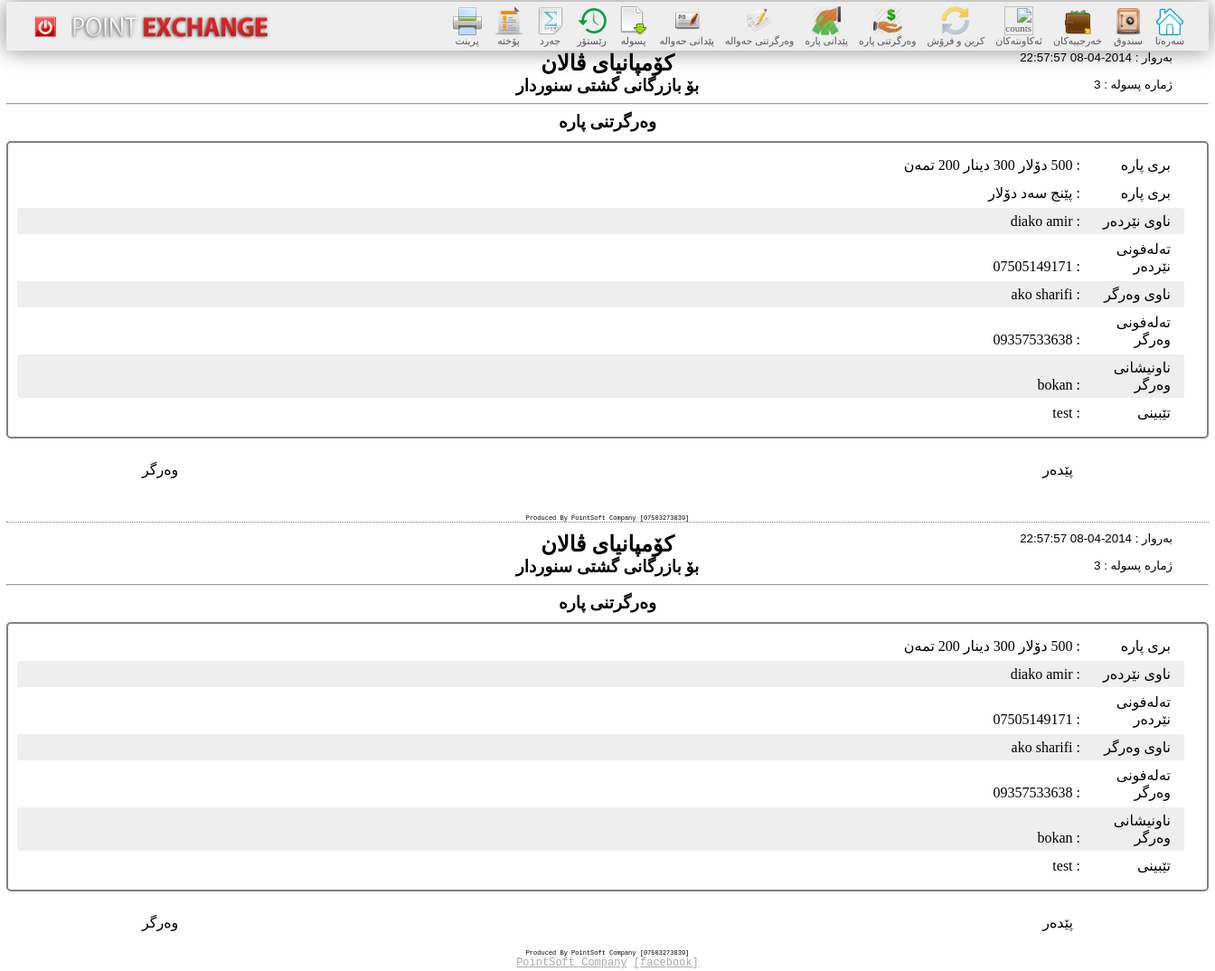
The app's page /order_payment_view.php?id=3 (signed in) with its own data.
### tables this page shows
CREATE TABLE IF NOT EXISTS `order_payment` (
  `id` int(11) NOT NULL AUTO_INCREMENT,
  `id_user` int(11) DEFAULT NULL,
  `date_time` datetime DEFAULT NULL,
  `a_dollar` decimal(20,0) DEFAULT NULL,
  `a_dinar` decimal(20,0) DEFAULT NULL,
  `a_tman` decimal(20,0) DEFAULT NULL,
  `sender_name` varchar(100) DEFAULT NULL,
  `sender_phone` varchar(100) DEFAULT NULL,
  `reciever_name` varchar(100) NOT NULL,
  `reciever_phone` varchar(100) DEFAULT NULL,
  `reciever_address` varchar(200) DEFAULT NULL,
  `state` varchar(50) DEFAULT NULL,
  `detail` varchar(200) DEFAULT NULL,
  PRIMARY KEY (`id`)
);

### class/order_payment.class.php (called while the page is built, shortened)
<?php
require_once 'database.class.php';
class order_payment extends database{
	private static $TABLE = 'order_payment';
	public static function get_order_payment_info($id){
		try{
			$sql = "SELECT * FROM ".self::$TABLE." WHERE id = :id";
			$stmt = self::$PDO->prepare($sql);
			$stmt->bindParam(':id',$id,PDO::PARAM_INT);
			$stmt->execute();
			$row = $stmt->fetch(PDO::FETCH_ASSOC);
			return $row;
		}
		catch(PDOException $e){
			echo 'Error: [order_payment.class.php/function get_order_payment_info]'.$e->getMessage().'<br>';
			die();
		}
	}
}
?>

### class/database.class.php (called while the page is built, shortened)
<?php
function dsh_money($money,$decimal_check = 2,$symbol = null){
	$negative = false;
	$decimal = $money - intval($money);
	$arr = array();
	if($money !== 0)
		while($money){
			$part = strval($money % 1000);
			$len = strlen($part);
			$money =intval($money/1000);
			array_push($arr, $part);
		}
	else
		$arr = array(0);
	$arr = array_reverse($arr);
	$str = implode(',', $arr);
	return $str;
}
function money_to_word($number)
{
    $max_size = pow(10,18);
    if (is_int($number) && $number < abs($max_size))
    {
        switch ($number)
        {
            case 5:
                $string = "پێنج";
                break;
            case $number < pow(10,3):
                $prefix = money_to_word(intval(floor($number/pow(10,2)))) . " سەد";
                $string = $prefix . @$suffix;
                break;
        }
    } else
    {
        echo "ERROR with - $number<br/> Number must be an integer between -" . number_format($max_size, 0, ".", ",") . " and " . number_format($max_size, 0, ".", ",") . " exclussive.";
    }
    return $string;
}
?>

### order_payment_view.php (the view, shortened to what this page needs)
<?php
	require_once 'class/database.class.php';
	require_once 'class/order_payment.class.php';
	$order_payment_info = order_payment::get_order_payment_info(@$_GET['id']);
	$money = '';
	if($order_payment_info['a_dollar'])
		$money .= dsh_money($order_payment_info['a_dollar']).' دۆلار ';
	if($order_payment_info['a_dinar'])
		$money .= dsh_money($order_payment_info['a_dinar']).' دینار ';
	if($order_payment_info['a_tman'])
		$money .= dsh_money($order_payment_info['a_tman']).' تمەن ';
?>
<html>
<?php require_once 'head_tag.php'; ?>
  <body>
  	<div id="wrapper">
  		<?php require_once 'nav.php'; ?>
  		<div id="main">
			<section>
				<h2>کۆمپانیای ڤالان</h2>
				<h3>بۆ بازرگانی گشتی سنوردار</h3>
				<div class="corner">
					<p>بەروار : <?php echo $order_payment_info['date_time']; ?></p>
					<p>ژمارە پسوله : <?php echo $order_payment_info['id']; ?></p>
				</div>
				<hr>
				<h3>وەرگرتنی پاره</h3>
				<div class="package">
					<p><span> بری پاره  </span>: <?php echo $money ?> </p>
					<p><span> بری پاره  </span>: <?php echo money_to_word(intval($order_payment_info['a_dollar'])); ?> دۆلار</p>
					<p class="ee"><span> ناوی نێردەر </span>: <?php echo $order_payment_info['sender_name']; ?></p>
					<p><span> تەلەفونی نێردەر </span>: <?php echo $order_payment_info['sender_phone']; ?></p>
					<p class="ee"><span> ناوی وەرگر </span>: <?php echo $order_payment_info['reciever_name']; ?></p>
					<p><span> تەلەفونی وەرگر </span>: <?php echo $order_payment_info['reciever_phone']; ?></p>
					<p class="ee"><span> ناونیشانی وەرگر </span>: <?php echo $order_payment_info['reciever_address']; ?></p>
					<p><span> تێبینی </span>: <?php echo $order_payment_info['detail']; ?></p>
				</div>
				<div class="pedar">پێدەر</div>
				<div class="warger">وەرگر</div>
			</section>
			<div class="dash">Produced By PointSoft Company [07503273839]</div>
			<section>
				<h2>کۆمپانیای ڤالان</h2>
				<h3>بۆ بازرگانی گشتی سنوردار</h3>
				<div class="corner">
					<p>بەروار : <?php echo $order_payment_info['date_time']; ?></p>
					<p>ژمارە پسوله : <?php echo $order_payment_info['id']; ?></p>
				</div>
				<hr>
				<h3>وەرگرتنی پاره</h3>
				<div class="package">
					<p><span> بری پاره  </span>: <?php echo $money ?> </p>
					<p class="ee"><span> ناوی نێردەر </span>: <?php echo $order_payment_info['sender_name']; ?></p>
					<p><span> تەلەفونی نێردەر </span>: <?php echo $order_payment_info['sender_phone']; ?></p>
					<p class="ee"><span> ناوی وەرگر </span>: <?php echo $order_payment_info['reciever_name']; ?></p>
					<p><span> تەلەفونی وەرگر </span>: <?php echo $order_payment_info['reciever_phone']; ?></p>
					<p class="ee"><span> ناونیشانی وەرگر </span>: <?php echo $order_payment_info['reciever_address']; ?></p>
					<p><span> تێبینی </span>: <?php echo $order_payment_info['detail']; ?></p>
				</div>
				<div class="pedar">پێدەر</div>
				<div class="warger">وەرگر</div>
			</section>
			<div class="dash2">Produced By PointSoft Company [07503273839]</div>
		</div>
		<?php require_once 'footer.php'; ?>
  </body>
</html>

### style.css (style rules this page uses)
body { background: url('images/500px/seamlesstexture21_500.jpg'); margin: 0; }
#wrapper { width: 1330px; border: 2px solid white; margin: 0 auto; background-color: rgba(255,255,255,0.8); }

### order_payment_view.php (style rules this page uses)
.corner { margin-top: -55px; float: right; font-family: arial; font-size: smaller; direction: rtl; }
section { direction: rtl; font-family: 'kxani'; }
section h2, section h3 { text-align: center; margin:0; }
.corner p { margin:0 25px 5px 0; }
section p { margin:0 15px 2px 0; padding: 5px; padding-right: 15px; border-radius: 3px; }
section p span { display: inline-block; width: 100px; }
section .package { border: 2px solid gray; border-radius: 5px; padding: 10px; margin-top: 10px; }
.pedar { float:right; margin: 25px 150px 0 0; }
.warger { float:left; margin: 25px 0 0 150px; }
.ee { background-color: #EEE; }
.dash { border-bottom: 1px dotted gray; margin: 40px 0 10px 0; text-align: center; font-family: courier new; font-size: 7px; }
.dash2 { margin: 20px 0 0 0; text-align: center; font-family: courier; font-size: 7px; }

### records on screen
order_payment: date_time "2014-04-08 22:57:57", id "3", a_dollar "پێنج سەد", sender_name "diako amir", sender_phone "07505149171", reciever_name "ako sharifi", reciever_phone "09357533638", reciever_address "bokan", detail "test"

### other values on screen
$words[$phrase] "سەرەتا سندوق خەرجییەکان ئەکاونتەکان کرین و فرۆش وەرگرتنی پاره پێدانی پارە وەرگرتنی حەوالە پێدانی حەوالە پسولە رێستۆر جەرد پۆخته پرینت"
$money "500 دۆلار 300 دینار 200 تمەن"
